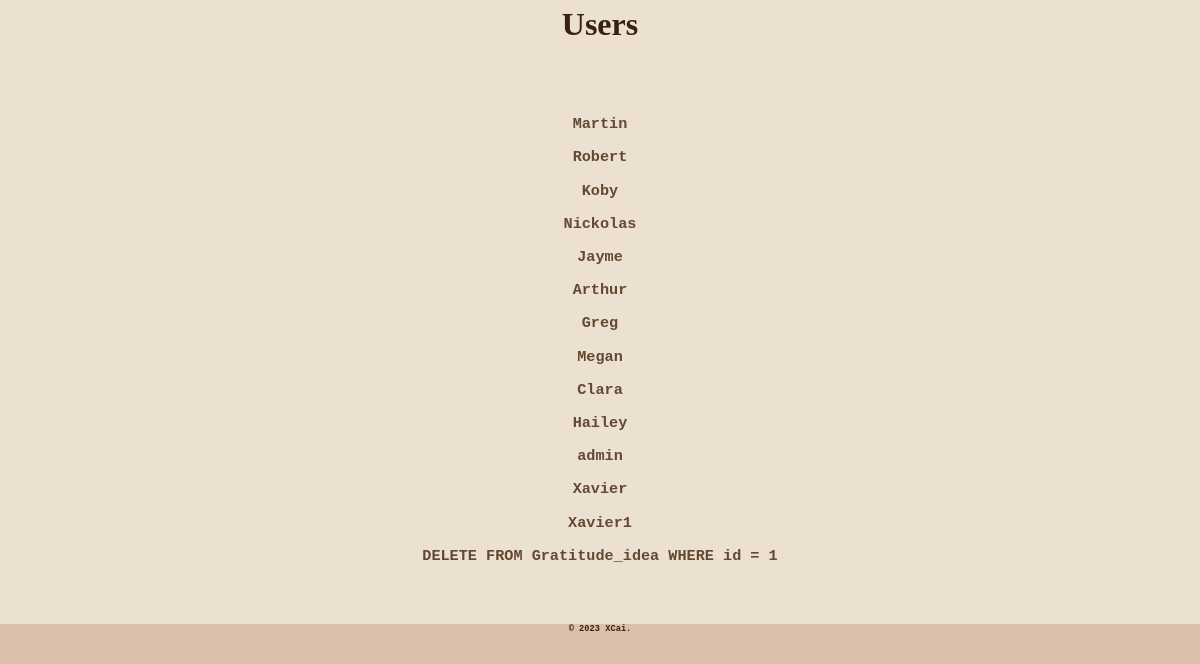
/admin (lower part), run on an earlier commit of the app's database.
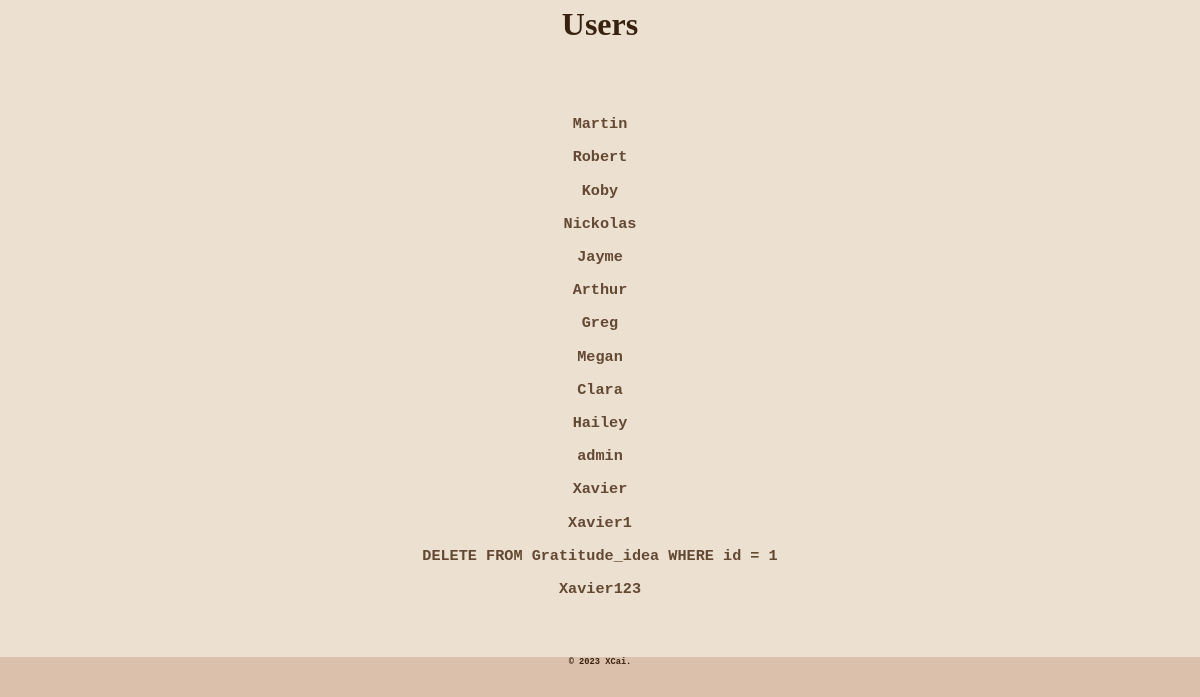
And on a later commit of the database.
### tables this page shows
CREATE TABLE User (id INTEGER PRIMARY KEY, username TEXT, password TEXT);

### routes.py (the view)
@app.route('/admin', methods=['GET', 'POST'])
def admin():
    idea_data = db_query('SELECT username, content, date, id, like_count FROM\
                 Gratitude_idea ORDER BY date DESC', False, False, ())
    username = db_query('SELECT username FROM User', False, False, ())
    return render_template("admin.html", idea_data=idea_data,
                           username=username)

### routes.py (called while the page is built)
def db_query(query, is_single, is_insert, data):
    conn = sqlite3.connect("mindful.db")
    try:
        cur = conn.cursor()
        cur.execute(query, data)
        if is_insert:
            conn.commit()
        if is_single:
            result = cur.fetchone()
        else:
            result = cur.fetchall()
        return result
    finally:
        conn.close()

def get_random_image():
    image_folder = os.path.join(app.static_folder, 'images')
    images = os.listdir(image_folder)
    random_image = random.choice(images)
    return f"static/images/{random_image}"

@app.context_processor
def inject_random_image():
    return {'random_image': get_random_image(),
            'random_image1': get_random_image()}

### templates/admin.html (shortened to what this page needs)
{% extends 'layout.html' %}
{% block content %}
<div>
<h1>Users</h1>
<br><br>
    {% for username in username %}
    <h3>{{username[0]}}</h3>
    {% endfor %}
</div>
{% endblock %}

### templates/layout.html (shortened to what this page needs)
<!DOCTYPE html>
<html lang="en">
    <link rel="stylesheet" href="/static/styles.css">
<head>
</head>
<body>
    <main class="flex">
        <div class="flex-element-image-column">
        </div>
        <div class="flex-element-posts-column">
        {% block content %}
        {% endblock %}
        </div>
        <div class="flex-element-image-column">
        </div>
    </main>
</body>
<footer>
    {% include "footer.html" %}
</footer>
</html>

### templates/footer.html
<h6 id="footer_text">&copy; 2023 XCai.</h4>

### static/styles.css (style rules this page uses)
footer { background-color: #dbc1ac; position: sticky; top: 100%; height: 2.5rem; width: 100%; }
body { background-color: #ece0d1; margin: auto; text-align: center; min-height: 100vh; }
div { padding-top: 1.5%; padding-bottom: 1.5%; }
h1 { font-family: cursive; color: #38220f; }
h3 { font-family: monospace; color: #634832; }
h6 { font-family: monospace; color: #38220f; }
.flex { display: flex; flex-direction: row; }
.flex-element-image-column { width: 30%; padding-left: 12px; padding-right: 12px; }
.flex-element-posts-column { width: 40%; padding-left: 10%; padding-right: 10%; }

What changed in the data, as far as the page shows it:
added User: username "Xavier123"
